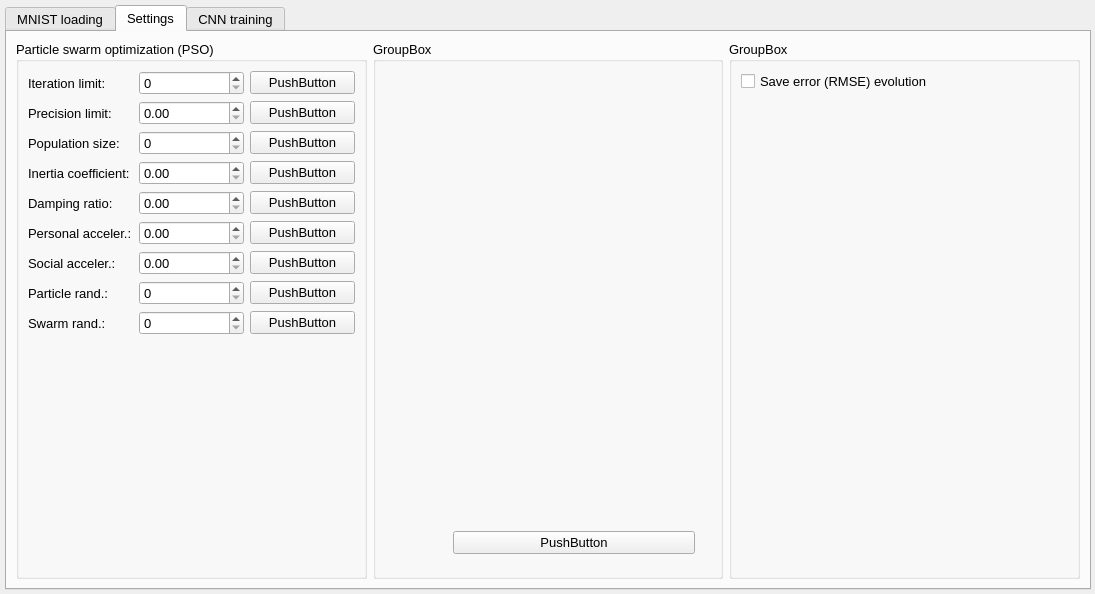
<?xml version="1.0" encoding="UTF-8"?>
<ui version="4.0">
 <class>MainWindow</class>
 <widget class="QMainWindow" name="MainWindow">
  <property name="geometry">
   <rect>
    <x>0</x>
    <y>0</y>
    <width>1095</width>
    <height>594</height>
   </rect>
  </property>
  <property name="font">
   <font>
    <family>Arial</family>
    <pointsize>10</pointsize>
    <bold>false</bold>
   </font>
  </property>
  <property name="windowTitle">
   <string>CNN Train Using PSO</string>
  </property>
  <property name="windowIcon">
   <iconset resource="../resources/resources.qrc">
    <normaloff>:/res/icon.png</normaloff>:/res/icon.png</iconset>
  </property>
  <property name="iconSize">
   <size>
    <width>24</width>
    <height>24</height>
   </size>
  </property>
  <property name="tabShape">
   <enum>QTabWidget::Rounded</enum>
  </property>
  <widget class="QWidget" name="centralwidget">
   <layout class="QVBoxLayout" name="verticalLayout">
    <property name="spacing">
     <number>6</number>
    </property>
    <property name="leftMargin">
     <number>5</number>
    </property>
    <property name="topMargin">
     <number>5</number>
    </property>
    <property name="rightMargin">
     <number>4</number>
    </property>
    <property name="bottomMargin">
     <number>4</number>
    </property>
    <item>
     <widget class="QTabWidget" name="tab_tabControl">
      <property name="tabShape">
       <enum>QTabWidget::Rounded</enum>
      </property>
      <property name="currentIndex">
       <number>1</number>
      </property>
      <property name="usesScrollButtons">
       <bool>true</bool>
      </property>
      <widget class="QWidget" name="tab_pageMNISTLoading">
       <attribute name="title">
        <string>MNIST loading</string>
       </attribute>
      </widget>
      <widget class="QWidget" name="tab_pageSettings">
       <attribute name="title">
        <string>Settings</string>
       </attribute>
       <layout class="QHBoxLayout" name="horizontalLayout">
        <property name="leftMargin">
         <number>9</number>
        </property>
        <property name="topMargin">
         <number>9</number>
        </property>
        <item>
         <widget class="QGroupBox" name="grb_PSOAlgSettings">
          <property name="font">
           <font>
            <family>Arial</family>
            <pointsize>10</pointsize>
            <bold>false</bold>
           </font>
          </property>
          <property name="title">
           <string>Particle swarm optimization (PSO)</string>
          </property>
          <property name="flat">
           <bool>false</bool>
          </property>
          <property name="checkable">
           <bool>false</bool>
          </property>
          <layout class="QVBoxLayout" name="verticalLayout_2">
           <property name="spacing">
            <number>6</number>
           </property>
           <item>
            <widget class="QFrame" name="frame">
             <property name="frameShape">
              <enum>QFrame::NoFrame</enum>
             </property>
             <property name="frameShadow">
              <enum>QFrame::Plain</enum>
             </property>
             <property name="lineWidth">
              <number>0</number>
             </property>
             <layout class="QHBoxLayout" name="horizontalLayout_2">
              <property name="spacing">
               <number>6</number>
              </property>
              <property name="leftMargin">
               <number>0</number>
              </property>
              <property name="topMargin">
               <number>0</number>
              </property>
              <property name="rightMargin">
               <number>0</number>
              </property>
              <property name="bottomMargin">
               <number>0</number>
              </property>
              <item>
               <widget class="QLabel" name="label">
                <property name="minimumSize">
                 <size>
                  <width>105</width>
                  <height>0</height>
                 </size>
                </property>
                <property name="text">
                 <string>Iteration limit:</string>
                </property>
               </widget>
              </item>
              <item>
               <widget class="QSpinBox" name="spinBox">
                <property name="frame">
                 <bool>true</bool>
                </property>
                <property name="buttonSymbols">
                 <enum>QAbstractSpinBox::UpDownArrows</enum>
                </property>
                <property name="maximum">
                 <number>1000000000</number>
                </property>
               </widget>
              </item>
              <item>
               <widget class="QPushButton" name="pushButton_2">
                <property name="text">
                 <string>PushButton</string>
                </property>
               </widget>
              </item>
             </layout>
            </widget>
           </item>
           <item>
            <widget class="QFrame" name="frame_2">
             <property name="frameShape">
              <enum>QFrame::NoFrame</enum>
             </property>
             <property name="frameShadow">
              <enum>QFrame::Raised</enum>
             </property>
             <property name="lineWidth">
              <number>0</number>
             </property>
             <layout class="QHBoxLayout" name="horizontalLayout_3">
              <property name="spacing">
               <number>6</number>
              </property>
              <property name="leftMargin">
               <number>0</number>
              </property>
              <property name="topMargin">
               <number>0</number>
              </property>
              <property name="rightMargin">
               <number>0</number>
              </property>
              <property name="bottomMargin">
               <number>0</number>
              </property>
              <item>
               <widget class="QLabel" name="label_2">
                <property name="minimumSize">
                 <size>
                  <width>105</width>
                  <height>0</height>
                 </size>
                </property>
                <property name="text">
                 <string>Precision limit:</string>
                </property>
               </widget>
              </item>
              <item>
               <widget class="QDoubleSpinBox" name="doubleSpinBox">
                <property name="maximum">
                 <double>1000.000000000000000</double>
                </property>
                <property name="singleStep">
                 <double>0.100000000000000</double>
                </property>
               </widget>
              </item>
              <item>
               <widget class="QPushButton" name="pushButton_3">
                <property name="text">
                 <string>PushButton</string>
                </property>
               </widget>
              </item>
             </layout>
            </widget>
           </item>
           <item>
            <widget class="QFrame" name="frame_3">
             <property name="frameShape">
              <enum>QFrame::NoFrame</enum>
             </property>
             <property name="frameShadow">
              <enum>QFrame::Raised</enum>
             </property>
             <layout class="QHBoxLayout" name="horizontalLayout_4">
              <property name="spacing">
               <number>6</number>
              </property>
              <property name="leftMargin">
               <number>0</number>
              </property>
              <property name="topMargin">
               <number>0</number>
              </property>
              <property name="rightMargin">
               <number>0</number>
              </property>
              <property name="bottomMargin">
               <number>0</number>
              </property>
              <item>
               <widget class="QLabel" name="label_3">
                <property name="minimumSize">
                 <size>
                  <width>105</width>
                  <height>0</height>
                 </size>
                </property>
                <property name="text">
                 <string>Population size:</string>
                </property>
               </widget>
              </item>
              <item>
               <widget class="QSpinBox" name="spinBox_3">
                <property name="maximum">
                 <number>1000</number>
                </property>
               </widget>
              </item>
              <item>
               <widget class="QPushButton" name="pushButton_4">
                <property name="text">
                 <string>PushButton</string>
                </property>
               </widget>
              </item>
             </layout>
            </widget>
           </item>
           <item>
            <widget class="QFrame" name="frame_4">
             <property name="frameShape">
              <enum>QFrame::NoFrame</enum>
             </property>
             <property name="frameShadow">
              <enum>QFrame::Raised</enum>
             </property>
             <layout class="QHBoxLayout" name="horizontalLayout_5">
              <property name="spacing">
               <number>6</number>
              </property>
              <property name="leftMargin">
               <number>0</number>
              </property>
              <property name="topMargin">
               <number>0</number>
              </property>
              <property name="rightMargin">
               <number>0</number>
              </property>
              <property name="bottomMargin">
               <number>0</number>
              </property>
              <item>
               <widget class="QLabel" name="label_4">
                <property name="minimumSize">
                 <size>
                  <width>105</width>
                  <height>0</height>
                 </size>
                </property>
                <property name="text">
                 <string>Inertia coefficient:</string>
                </property>
               </widget>
              </item>
              <item>
               <widget class="QDoubleSpinBox" name="doubleSpinBox_2">
                <property name="maximum">
                 <double>1000.000000000000000</double>
                </property>
                <property name="singleStep">
                 <double>0.100000000000000</double>
                </property>
               </widget>
              </item>
              <item>
               <widget class="QPushButton" name="pushButton_5">
                <property name="text">
                 <string>PushButton</string>
                </property>
               </widget>
              </item>
             </layout>
            </widget>
           </item>
           <item>
            <widget class="QFrame" name="frame_5">
             <property name="frameShape">
              <enum>QFrame::NoFrame</enum>
             </property>
             <property name="frameShadow">
              <enum>QFrame::Raised</enum>
             </property>
             <property name="lineWidth">
              <number>0</number>
             </property>
             <layout class="QHBoxLayout" name="horizontalLayout_6">
              <property name="spacing">
               <number>6</number>
              </property>
              <property name="leftMargin">
               <number>0</number>
              </property>
              <property name="topMargin">
               <number>0</number>
              </property>
              <property name="rightMargin">
               <number>0</number>
              </property>
              <property name="bottomMargin">
               <number>0</number>
              </property>
              <item>
               <widget class="QLabel" name="label_5">
                <property name="minimumSize">
                 <size>
                  <width>105</width>
                  <height>0</height>
                 </size>
                </property>
                <property name="text">
                 <string>Damping ratio:</string>
                </property>
               </widget>
              </item>
              <item>
               <widget class="QDoubleSpinBox" name="doubleSpinBox_3">
                <property name="maximum">
                 <double>1.000000000000000</double>
                </property>
                <property name="singleStep">
                 <double>0.100000000000000</double>
                </property>
               </widget>
              </item>
              <item>
               <widget class="QPushButton" name="pushButton_6">
                <property name="text">
                 <string>PushButton</string>
                </property>
               </widget>
              </item>
             </layout>
            </widget>
           </item>
           <item>
            <widget class="QFrame" name="frame_6">
             <property name="frameShape">
              <enum>QFrame::NoFrame</enum>
             </property>
             <property name="frameShadow">
              <enum>QFrame::Raised</enum>
             </property>
             <property name="lineWidth">
              <number>0</number>
             </property>
             <layout class="QHBoxLayout" name="horizontalLayout_7">
              <property name="spacing">
               <number>6</number>
              </property>
              <property name="leftMargin">
               <number>0</number>
              </property>
              <property name="topMargin">
               <number>0</number>
              </property>
              <property name="rightMargin">
               <number>0</number>
              </property>
              <property name="bottomMargin">
               <number>0</number>
              </property>
              <item>
               <widget class="QLabel" name="label_6">
                <property name="minimumSize">
                 <size>
                  <width>105</width>
                  <height>0</height>
                 </size>
                </property>
                <property name="text">
                 <string>Personal acceler.:</string>
                </property>
               </widget>
              </item>
              <item>
               <widget class="QDoubleSpinBox" name="doubleSpinBox_4">
                <property name="maximum">
                 <double>1000.000000000000000</double>
                </property>
                <property name="singleStep">
                 <double>0.100000000000000</double>
                </property>
               </widget>
              </item>
              <item>
               <widget class="QPushButton" name="pushButton_7">
                <property name="text">
                 <string>PushButton</string>
                </property>
               </widget>
              </item>
             </layout>
            </widget>
           </item>
           <item>
            <widget class="QFrame" name="frame_7">
             <property name="frameShape">
              <enum>QFrame::NoFrame</enum>
             </property>
             <property name="frameShadow">
              <enum>QFrame::Raised</enum>
             </property>
             <property name="lineWidth">
              <number>0</number>
             </property>
             <layout class="QHBoxLayout" name="horizontalLayout_8">
              <property name="spacing">
               <number>6</number>
              </property>
              <property name="leftMargin">
               <number>0</number>
              </property>
              <property name="topMargin">
               <number>0</number>
              </property>
              <property name="rightMargin">
               <number>0</number>
              </property>
              <property name="bottomMargin">
               <number>0</number>
              </property>
              <item>
               <widget class="QLabel" name="label_7">
                <property name="minimumSize">
                 <size>
                  <width>105</width>
                  <height>0</height>
                 </size>
                </property>
                <property name="text">
                 <string>Social acceler.:</string>
                </property>
               </widget>
              </item>
              <item>
               <widget class="QDoubleSpinBox" name="doubleSpinBox_5">
                <property name="maximum">
                 <double>1000.000000000000000</double>
                </property>
                <property name="singleStep">
                 <double>0.100000000000000</double>
                </property>
               </widget>
              </item>
              <item>
               <widget class="QPushButton" name="pushButton_8">
                <property name="text">
                 <string>PushButton</string>
                </property>
               </widget>
              </item>
             </layout>
            </widget>
           </item>
           <item>
            <widget class="QFrame" name="frame_8">
             <property name="frameShape">
              <enum>QFrame::NoFrame</enum>
             </property>
             <property name="frameShadow">
              <enum>QFrame::Raised</enum>
             </property>
             <property name="lineWidth">
              <number>0</number>
             </property>
             <layout class="QHBoxLayout" name="horizontalLayout_9">
              <property name="spacing">
               <number>6</number>
              </property>
              <property name="leftMargin">
               <number>0</number>
              </property>
              <property name="topMargin">
               <number>0</number>
              </property>
              <property name="rightMargin">
               <number>0</number>
              </property>
              <property name="bottomMargin">
               <number>0</number>
              </property>
              <item>
               <widget class="QLabel" name="label_8">
                <property name="minimumSize">
                 <size>
                  <width>105</width>
                  <height>0</height>
                 </size>
                </property>
                <property name="text">
                 <string>Particle rand.:</string>
                </property>
               </widget>
              </item>
              <item>
               <widget class="QSpinBox" name="spinBox_2">
                <property name="maximum">
                 <number>1000</number>
                </property>
               </widget>
              </item>
              <item>
               <widget class="QPushButton" name="pushButton_9">
                <property name="text">
                 <string>PushButton</string>
                </property>
               </widget>
              </item>
             </layout>
            </widget>
           </item>
           <item>
            <widget class="QFrame" name="frame_9">
             <property name="frameShape">
              <enum>QFrame::NoFrame</enum>
             </property>
             <property name="frameShadow">
              <enum>QFrame::Raised</enum>
             </property>
             <property name="lineWidth">
              <number>0</number>
             </property>
             <layout class="QHBoxLayout" name="horizontalLayout_10">
              <property name="spacing">
               <number>6</number>
              </property>
              <property name="leftMargin">
               <number>0</number>
              </property>
              <property name="topMargin">
               <number>0</number>
              </property>
              <property name="rightMargin">
               <number>0</number>
              </property>
              <property name="bottomMargin">
               <number>0</number>
              </property>
              <item>
               <widget class="QLabel" name="label_9">
                <property name="minimumSize">
                 <size>
                  <width>105</width>
                  <height>0</height>
                 </size>
                </property>
                <property name="text">
                 <string>Swarm rand.:</string>
                </property>
               </widget>
              </item>
              <item>
               <widget class="QSpinBox" name="spinBox_4">
                <property name="maximum">
                 <number>1000000000</number>
                </property>
               </widget>
              </item>
              <item>
               <widget class="QPushButton" name="pushButton_10">
                <property name="text">
                 <string>PushButton</string>
                </property>
               </widget>
              </item>
             </layout>
            </widget>
           </item>
           <item>
            <widget class="QFrame" name="frame_10">
             <property name="frameShape">
              <enum>QFrame::NoFrame</enum>
             </property>
             <property name="frameShadow">
              <enum>QFrame::Raised</enum>
             </property>
             <layout class="QHBoxLayout" name="horizontalLayout_11">
              <property name="leftMargin">
               <number>0</number>
              </property>
              <property name="topMargin">
               <number>0</number>
              </property>
              <property name="rightMargin">
               <number>0</number>
              </property>
              <property name="bottomMargin">
               <number>0</number>
              </property>
             </layout>
            </widget>
           </item>
           <item>
            <spacer name="verticalSpacer">
             <property name="orientation">
              <enum>Qt::Vertical</enum>
             </property>
             <property name="sizeHint" stdset="0">
              <size>
               <width>20</width>
               <height>40</height>
              </size>
             </property>
            </spacer>
           </item>
          </layout>
         </widget>
        </item>
        <item>
         <widget class="QGroupBox" name="groupBox">
          <property name="title">
           <string>GroupBox</string>
          </property>
          <widget class="QPushButton" name="pushButton">
           <property name="geometry">
            <rect>
             <x>80</x>
             <y>490</y>
             <width>242</width>
             <height>23</height>
            </rect>
           </property>
           <property name="text">
            <string>PushButton</string>
           </property>
          </widget>
         </widget>
        </item>
        <item>
         <widget class="QGroupBox" name="groupBox_2">
          <property name="title">
           <string>GroupBox</string>
          </property>
          <layout class="QVBoxLayout" name="verticalLayout_3">
           <item>
            <widget class="QCheckBox" name="checkBox">
             <property name="text">
              <string>Save error (RMSE) evolution</string>
             </property>
            </widget>
           </item>
           <item>
            <spacer name="verticalSpacer_2">
             <property name="orientation">
              <enum>Qt::Vertical</enum>
             </property>
             <property name="sizeHint" stdset="0">
              <size>
               <width>20</width>
               <height>40</height>
              </size>
             </property>
            </spacer>
           </item>
          </layout>
         </widget>
        </item>
       </layout>
      </widget>
      <widget class="QWidget" name="tab_pageCNNTraining">
       <attribute name="title">
        <string>CNN training</string>
       </attribute>
      </widget>
     </widget>
    </item>
   </layout>
  </widget>
 </widget>
 <resources>
  <include location="../resources/resources.qrc"/>
 </resources>
 <connections/>
</ui>
